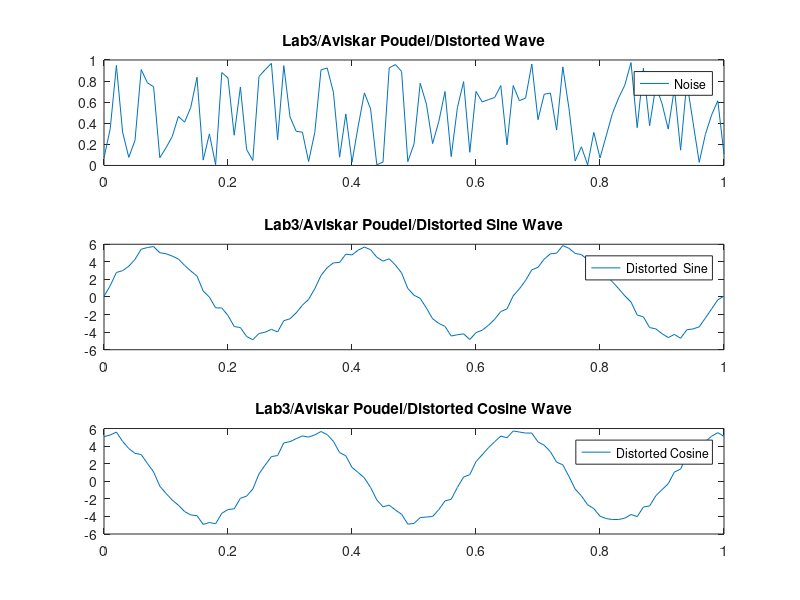

Write the MATLAB code that produced this figure.
a = 5;
f = 3;
t = 0:0.01:1;
s = a*sin(2*pi*f*t);
c = a*cos(2*pi*f*t);
x = rand(1, length(t));
z1 = x + s;
z2 = x + c;


subplot(3,1,1)
plot(t,x)
legend('Noise')
title('Lab3/Aviskar Poudel/Distorted Wave')



subplot(3,1,2)
plot(t, z1)
legend('Distorted  Sine')
title('Lab3/Aviskar Poudel/Distorted Sine Wave')


subplot(3,1,3)
plot(t,z2)
legend('Distorted Cosine')
title('Lab3/Aviskar Poudel/Distorted Cosine Wave')
